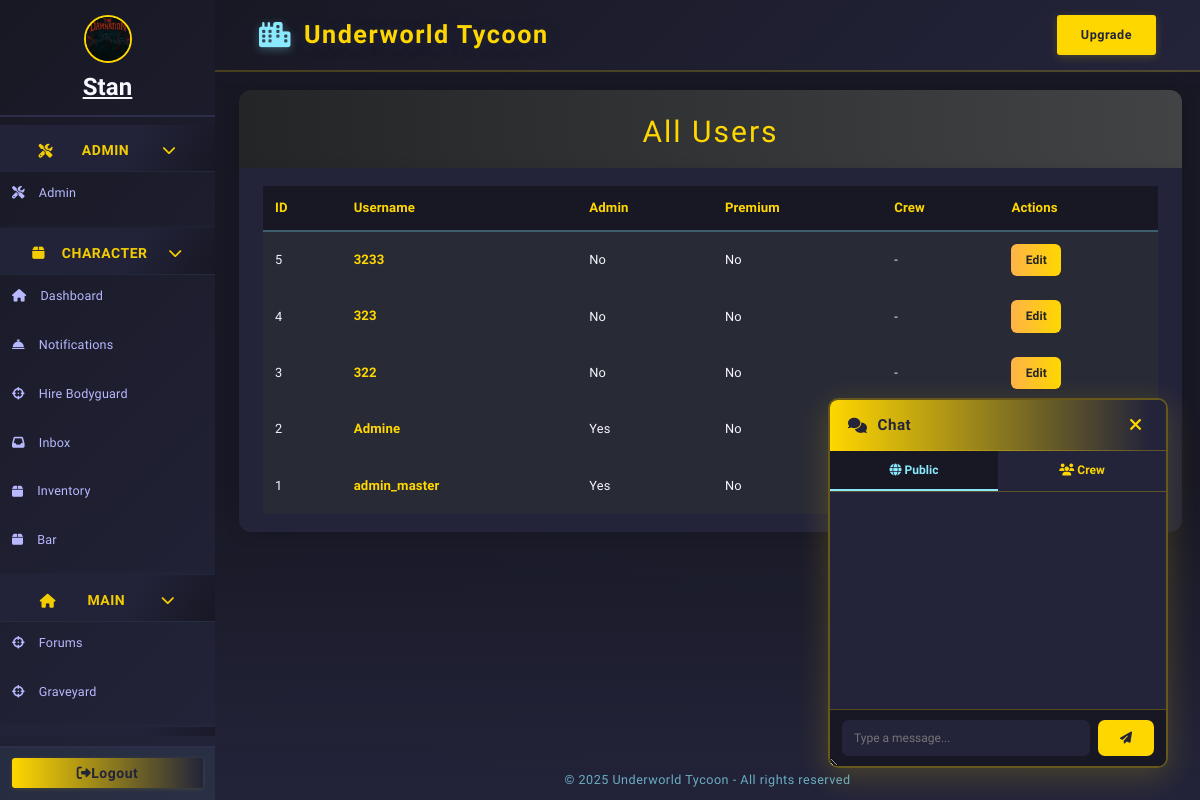
The app's page /admin/users (signed in), older data.
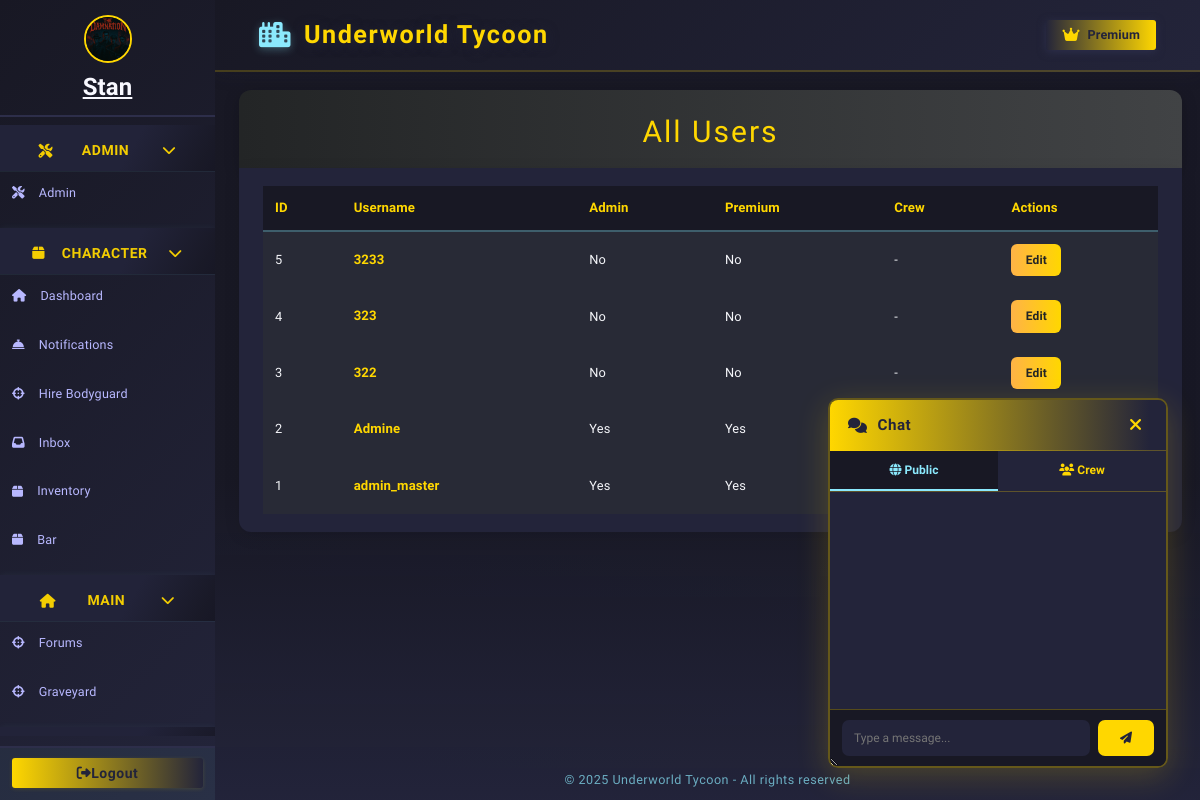
The same page, newer data.
### models/character.py (models this page shows, shortened)
class Character(db.Model):
    __tablename__ = 'character'
    id = db.Column(db.Integer, primary_key=True)
    user_id = db.Column(db.Integer, db.ForeignKey('user.id'), nullable=True)
    user = db.relationship('User', backref=db.backref('linked_character', overlaps="linked_characters"), foreign_keys=[user_id], overlaps="linked_characters")
    name = db.Column(db.String(64), unique=True, nullable=False)
    bodyguards = db.Column(db.Integer, default=0)
    date_created = db.Column(db.DateTime, nullable=True, default=datetime.utcnow)
    health = db.Column(db.Integer, default=100)
    money = db.Column(db.Integer, default=250)
    level = db.Column(db.Integer, default=1)
    xp = db.Column(db.Integer, default=0)
    last_crime_time = db.Column(db.DateTime, nullable=True)
    last_travel_time = db.Column(db.DateTime, nullable=True)
    city = db.Column(db.String(64), default="New York")
    gun_id = db.Column(db.Integer, db.ForeignKey('shop_item.id'))
    gun = db.relationship('ShopItem', foreign_keys=[gun_id])
    in_jail = db.Column(db.Boolean, default=False)
    jail_until = db.Column(db.DateTime, nullable=True)
    bar_timer = db.Column(db.DateTime, nullable=True)
    bar_cooldown = db.Column(db.DateTime, nullable=True)  # New field for bar cooldown
    crime_group_id = db.Column(db.Integer, db.ForeignKey('organized_crime.id'))
    crime_group = db.relationship("OrganizedCrime", back_populates="members", foreign_keys=[crime_group_id])
    master_id = db.Column(db.Integer, db.ForeignKey('user.id'))
    equipped_gun_id = db.Column(db.Integer, db.ForeignKey('gun.id'), nullable=True)
    equipped_gun = db.relationship('Gun', foreign_keys=[equipped_gun_id])
    earn_streak = db.Column(db.Integer, default=0)
    last_earned = db.Column(db.DateTime, nullable=True)
    is_alive = db.Column(db.Boolean, default=True)
    profile_image = db.Column(db.String(255), nullable=True)
    crew_id = db.Column(db.Integer, db.ForeignKey('crew.id'))
    linked_user = db.relationship('User', foreign_keys=[user_id], overlaps="linked_character,linked_characters,user")
    crew = db.relationship('Crew', backref='characters')
    bio = db.Column(db.Text, default="")
    bodyguard_names = db.Column(db.Text, default="[]")  # Store as JSON list of names

### models/user.py (models this page shows, shortened)
class User(db.Model, UserMixin):
    __tablename__ = 'user'
    id = db.Column(db.Integer, primary_key=True)
    username = db.Column(db.String(12), unique=True, nullable=False)
    password_hash = db.Column(db.String(150), nullable=False)
    crew_id = db.Column(db.Integer, db.ForeignKey('crew.id'), nullable=True)
    email = db.Column(db.String(120), unique=True, nullable=False)
    email_verified = db.Column(db.Boolean, default=False)
    email_verification_token = db.Column(db.String(128), nullable=True)
    reset_token = db.Column(db.String(128), nullable=True)
    reset_token_expiry = db.Column(db.DateTime, nullable=True)
    last_seen = db.Column(db.DateTime, default=datetime.utcnow)
    last_earned = db.Column(db.DateTime, default=None, nullable=True)
    is_admin = db.Column(db.Boolean, default=False)
    premium = db.Column(db.Boolean, default=False)
    premium_until = db.Column(db.DateTime, nullable=True)
    last_known_ip = db.Column(db.String(45))
    organized_crime_id = db.Column(db.Integer, db.ForeignKey('organized_crime.id'))
    last_crime_time = db.Column(db.DateTime, nullable=True)
    gun_id = db.Column(db.Integer, db.ForeignKey('shop_item.id'), nullable=True)
    gun = db.relationship('ShopItem', foreign_keys=[gun_id])
    character = db.relationship('Character', backref='master', uselist=False, foreign_keys='Character.master_id')
    characters = db.relationship(
        'Character',
        backref=db.backref('owner', overlaps="character,master"),
        lazy=True,
        foreign_keys='Character.master_id',
        overlaps="character,master"
    )
    kills = db.Column(db.Integer, default=0)
    linked_characters = db.relationship('Character', foreign_keys='Character.user_id')

### models/admin.py (the view)
@admin_bp.route('/users')
@limiter.limit("20 per minute")
@admin_required
def admin_users():
    users = User.query.order_by(User.id.desc()).all()
    return render_template('admin/users.html', users=users)

### models/forms.py
class UpgradeForm(FlaskForm):
    submit = SubmitField('Upgrade')

class ChatForm(FlaskForm):
    message = StringField('Message', validators=[DataRequired()])
    submit = SubmitField('Send')

### app.py (called while the page is built)
@app.before_request
def update_last_seen():
    if current_user.is_authenticated:
        now = datetime.utcnow()
        if not current_user.last_seen or (now - current_user.last_seen).seconds > 1:
            current_user.last_seen = now
            db.session.commit()

@app.before_request
def enable_sqlite_fk():
    if db.engine.url.drivername == 'sqlite':
        with db.engine.connect() as conn:
            conn.execute(db.text("PRAGMA foreign_keys=ON"))

@login_manager.user_loader
def load_user(user_id):
    return db.session.get(User, int(user_id))

@app.context_processor
def inject_upgrade_form():
    return dict(upgrade_form=UpgradeForm())

@app.context_processor
def inject_user():
    return dict(user=current_user)

@app.context_processor
def inject_current_character():
    from flask_login import current_user
    if current_user.is_authenticated:
        character = Character.query.filter_by(master_id=current_user.id, is_alive=True).first()
        return dict(current_character=character)
    return dict(current_character=None)

@app.context_processor
def inject_is_godfather():
    if current_user.is_authenticated:
        character = Character.query.filter_by(master_id=current_user.id, is_alive=True).first()
        if character and Godfather.query.filter_by(character_id=character.id).first():
            return dict(is_godfather=True)
    return dict(is_godfather=False)

@app.context_processor
def inject_now():
    from datetime import datetime
    return {'now': datetime.utcnow}

@app.context_processor
def inject_chat_form():
    return dict(chat_form=ChatForm())

### models/admin.py (called while the page is built)
def admin_required(f):
    from functools import wraps
    @wraps(f)
    def decorated_function(*args, **kwargs):
        if not current_user.is_authenticated or not getattr(current_user, 'is_admin', False):
            flash("Admin access required.", "danger")
            return redirect(url_for('dashboard'))
        return f(*args, **kwargs)
    return decorated_function

### templates/admin/users.html (shortened to what this page needs)
{% extends "base.html" %}
{% block content %}
<div class="users-header">
    <h1>All Users</h1>
</div>
<div class="users-list">
    <table class="users-table">
        <tr>
            <th>ID</th>
            <th>Username</th>
            <th>Admin</th>
            <th>Premium</th>
            <th>Crew</th>
            <th>Actions</th>
        </tr>
        {% for user in users %}
        <tr>
            <td>{{ user.id }}</td>
            <td><span class="user-link">{{ user.username }}</span></td>
            <td>{{ 'Yes' if user.is_admin else 'No' }}</td>
            <td>{{ 'Yes' if user.premium else 'No' }}</td>
            <td>{{ user.crew_id or '-' }}</td>
            <td>
                <div class="user-actions">
                    <a href="{{ url_for('admin.admin_edit_user', user_id=user.id) }}" class="btn btn-primary">Edit</a>
                </div>
            </td>
        </tr>
        {% else %}
        <tr>
            <td colspan="6" style="color:#b8b8ff;">No users found.</td>
        </tr>
        {% endfor %}
    </table>
</div>
{% endblock %}

### templates/base.html (shortened to what this page needs)
<!DOCTYPE html>
<html lang="en">
<head>
  <link rel="stylesheet" href="https://cdn.jsdelivr.net/npm/bootstrap@4.6.2/dist/css/bootstrap.min.css">
  <link rel="stylesheet" href="https://cdnjs.cloudflare.com/ajax/libs/font-awesome/6.4.2/css/all.min.css">
</head>
<body class="fade-in">
  <div class="layout-root fade-in">
    {% block sidebar %}
    <div class="sidebar {% if request.endpoint in ['login', 'register'] %}d-none{% endif %}">
      <nav class="sidebar">
        {% if current_user.is_authenticated %}
          <div class="sidebar-user">
            {% set character = current_character %}
            {% if character and character.profile_image %}
              <img
                src="{{ url_for('static', filename=character.profile_image) if not character.profile_image.startswith('http') else character.profile_image }}"
                class="crew-avatar"
                alt="avatar"
                style="width:48px;height:48px;border-radius:50%;margin-bottom:6px;border:2px solid #ffd700;object-fit:cover;"
              >
            {% else %}
              <i id="char-name" class="fas fa-user-circle"></i>
            {% endif %}
            {% if character %}
              <a href="{{ url_for('profile_by_id', char_id=character.id) }}" style="color:inherit; text-decoration: underline;">
                <strong>{{ character.name }}</strong>
              </a>
            {% else %}
              <span><strong>No character</strong></span>
            {% endif %}
          </div>
        {% endif %}
        <div class="sidebar-nav">
          {% if current_user.is_authenticated and current_user.is_admin %}
          <div class="sidebar-category">
            <div class="sidebar-category-title collapsible" onclick="toggleSidebarCategory(this)">
              <i class="fas fa-tools"></i>&nbsp;Admin
              <span class="collapse-arrow"><i class="fas fa-chevron-down"></i></span>
            </div>
            <div class="sidebar-subnav">
              <a href="{{ url_for('admin.admin_dashboard') }}" class="{% if request.endpoint == 'admin.index' %}active{% endif %}">
                <i class="fas fa-tools"></i> <span>Admin</span>
              </a>
            </div>
          </div>
          {% endif %}
          <div class="sidebar-category">
            <div class="sidebar-category-title collapsible" onclick="toggleSidebarCategory(this)">
              <i class="fas fa-box"> </i>&nbsp;Character
              <span class="collapse-arrow"><i class="fas fa-chevron-down"></i></span>
            </div>
            <div class="sidebar-subnav">
              <a href="{{ url_for('dashboard') }}" class="{% if request.endpoint == 'dashboard' %}active{% endif %}">
                <i class="fas fa-home"></i> <span>Dashboard</span>
              </a>
              <a href="{{ url_for('notifications') }}" class="{% if request.endpoint == 'notifications' %}active{% endif %}">
                <i class="fas fa-concierge-bell"></i> <span>Notifications</span>
              </a>
              <a href="{{ url_for('hire_bodyguard') }}" class="{% if request.endpoint == 'hire_bodyguard' %}active{% endif %}">
                <i class="fas fa-crosshairs"></i> <span>Hire Bodyguard</span>
              </a>
              <a href="{{ url_for('inbox') }}" class="{% if request.endpoint == 'inbox' %}active{% endif %}">
                <i class="fas fa-inbox"></i> <span>Inbox</span>
              </a>
              <a href="{{ url_for('inventory') }}" class="{% if request.endpoint == 'inventory' %}active{% endif %}">
                <i class="fas fa-box"></i> <span>Inventory</span>
              </a>
              <a href="{{ url_for('send_beer') }}" class="{% if request.endpoint == 'send_beer' %}active{% endif %}">
                <i class="fas fa-box"></i> <span>Bar</span>
              </a>
            </div>
          </div>
          <div class="sidebar-category">
            <div class="sidebar-category-title collapsible" onclick="toggleSidebarCategory(this)">
              <i class="fas fa-home"></i>&nbsp;Main
              <span class="collapse-arrow"><i class="fas fa-chevron-down"></i></span>
            </div>
            <div class="sidebar-subnav">
              <a href="{{ url_for('forums') }}" class="{% if request.endpoint == 'forums' %}active{% endif %}">
                <i class="fas fa-crosshairs"></i> <span>Forums</span>
              </a>
              <a href="{{ url_for('graveyard') }}" class="{% if request.endpoint == 'graveyard' %}active{% endif %}">
                <i class="fas fa-crosshairs"></i> <span>Graveyard</span>
              </a>
            </div>
          </div>
          <div class="sidebar-category">
            <div class="sidebar-category-title collapsible" onclick="toggleSidebarCategory(this)">
            </div>
          </div>
        </div>
        <div class="sidebar-footer">
          {% if current_user.is_authenticated %}
          <a href="{{ url_for('logout') }}" class="btn"><i id="fas-fa" class="fas fa-sign-out-alt"></i><span>Logout</span> </a>
          {% endif %}
        </div>
      </nav>
    </div>
    {% endblock %}
    <div class="main-area">
      <header class="topbar">
        <span class="topbar-title">
          <i class="fas fa-city"></i> <a href="/"> {%block topbar_title %}Underworld Tycoon{% endblock %}</a>
        </span>
        <div class="topbar-actions">
          {% block topbar_actions %}
          {% if current_user.is_authenticated and not current_user.premium %}
          <form action="{{ url_for('upgrade') }}" method="post" class="d-inline">
            {{ upgrade_form.submit(class_="btn") }}
          </form>
          {% elif current_user.is_authenticated and current_user.premium %}
          <span class="badge">
            <i class="fas fa-crown"></i> Premium
          </span>
          {% endif %}
          {% endblock %}
        </div>
      </header>
      <main class="content-area">
        {% block content %}{% endblock %}
      </main>
      <footer>
        &copy; {{ current_year if current_year else "2025" }} Underworld Tycoon - All rights reserved
      </footer>
    </div>
    {% if current_user.is_authenticated %}
    <div id="floating-chat">
      <div class="chat-header">
        <span class="chat-title"><i class="fas fa-comments"></i> Chat</span>
        <button type="button" class="chat-close" onclick="toggleChat()" title="Close chat">
          <i class="fas fa-times"></i>
        </button>
      </div>
      <div class="chat-tabs">
        <button type="button" id="tab-public" class="chat-tab active-tab" onclick="switchTab('public')">
          <i class="fas fa-globe"></i> Public
        </button>
        <button type="button" id="tab-crew" class="chat-tab" onclick="switchTab('crew')">
          <i class="fas fa-users"></i> Crew
        </button>
      </div>
      <div id="chat-messages" class="chat-messages"></div>
      <form id="chat-form" method="POST" autocomplete="off">
        {{ chat_form.message(id="chat-input", maxlength=250, placeholder="Type a message...") }}
        <button type="submit" id="chat-submit"><i class="fas fa-paper-plane"></i></button>
      </form>
    </div>
    {% endif %}
  </div>
</body>
</html>

### templates/admin/users.html (style rules this page uses)
.users-header { background: linear-gradient(90deg, #232526 0%, #414345 100%); padding: 2rem 2rem 1rem 2rem; border-radius: 12px 12px 0 0; box-shadow: 0 4px 16px rgba(0,0,0,0.2); margin-bottom: 0; }
.users-header h1 { color: #ffd700; font-size: 2.5rem; text-align: center; margin-bottom: 0.5rem; letter-spacing: 2px; }
.users-list { background: #23243a; border-radius: 0 0 12px 12px; padding: 1.5rem 2rem; box-shadow: 0 4px 16px rgba(0,0,0,0.1); }
.users-table { width: 100%; color: #f5f6fa; border-collapse: separate; border-spacing: 0; }
.users-table th, .users-table td { padding: 1rem 1rem; text-align: left; vertical-align: middle; }
.users-table th { background: #181824; color: #ffd700; font-size: 1.1rem; font-weight: bold; border-bottom: 2px solid #8be9fd55; }
.users-table tr { background: #282a36; transition: background 0.2s; }
.user-link { color: #ffd700; font-size: 1.1rem; font-weight: bold; text-decoration: none; transition: color 0.2s; }
.user-actions { display: flex; gap: 8px; }
.btn-primary { background: linear-gradient(90deg, #ffb347 0%, #ffd700 100%); color: #232526; border: none; padding: 0.6rem 1.2rem; border-radius: 6px; font-weight: bold; margin-bottom: 0; transition: background 0.2s; text-decoration: none; }

Row changes from the older to the newer data that the page shows:
changed User "Admine": premium "No" → "Yes"
changed User "admin_master": premium "No" → "Yes"
Text that changed along with them:
form field submit: "Upgrade" → (not shown)
text now shown: "Premium"
